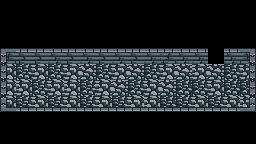

This is a level from a 2D game, rendered from its Tiled map with the project's own tilesets. A one-line summary and the complete map file follow:
An orthogonal 16x9 tile map with 16x16 px tiles, 2 tile layers (Tile Layer 1, wallsides) and 4 objects.

<map version="1.10" tiledversion="1.12.2" orientation="orthogonal" renderorder="right-down" width="16" height="9" tilewidth="16" tileheight="16" infinite="0" nextlayerid="4" nextobjectid="10">
 <tileset firstgid="1" source="../tiny_dungeon_tilesheet.tsx" />
 <layer id="1" name="Tile Layer 1" width="16" height="9">
  <data encoding="csv">
0,0,0,0,0,0,0,0,0,0,0,0,0,0,0,0,
0,0,0,0,0,0,0,0,0,0,0,0,0,0,0,0,
0,0,0,0,0,0,0,0,0,0,0,0,0,0,0,0,
36,54,54,53,54,53,54,53,54,53,52,53,53,0,53,37,
21,20,21,20,21,22,20,21,22,20,21,22,21,22,20,21,
21,21,20,21,21,4,21,22,20,21,22,20,20,21,20,20,
21,20,21,20,21,20,21,20,21,21,20,20,21,20,21,21,
0,0,0,0,0,0,0,0,0,0,0,0,0,0,0,0,
0,0,0,0,0,0,0,0,0,0,0,0,0,0,0,0
</data>
 </layer>
 <layer id="2" name="wallsides" width="16" height="9">
  <data encoding="csv">
0,0,0,0,0,0,0,0,0,0,0,0,0,0,0,0,
0,0,0,0,0,0,0,0,0,0,0,0,0,0,0,0,
0,0,0,0,0,0,0,0,0,0,0,0,0,0,0,0,
0,0,0,0,0,0,0,0,0,0,0,0,0,0,0,0,
41,0,0,0,0,0,0,0,0,0,0,0,0,0,0,38,
41,0,0,0,0,0,0,0,0,0,0,0,0,0,0,38,
50,49,49,49,49,49,49,49,49,49,49,49,49,49,49,51,
0,0,0,0,0,0,0,0,0,0,0,0,0,0,0,0,
0,0,0,0,0,0,0,0,0,0,0,0,0,0,0,0
</data>
 </layer>
 <objectgroup id="3" name="Object Layer 1">
  <object id="1" template="../templates/door2.tx" x="208" y="64">
   <properties>
    <property name="next_room" value="room_3.tmx" />
   </properties>
  </object>
  <object id="2" template="../templates/Player.tx" x="16" y="80" />
  <object id="8" template="../templates/bat.tx" x="144" y="80" />
  <object id="9" template="../templates/bat.tx" x="80" y="80" />
 </objectgroup>
</map>
